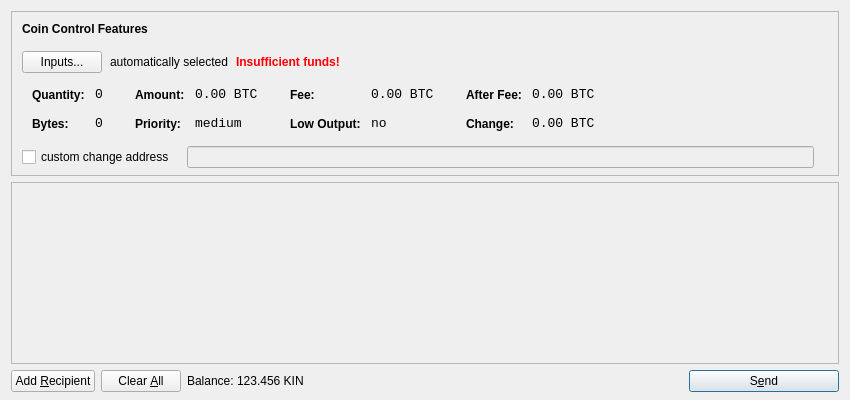
<?xml version="1.0" encoding="UTF-8"?>
<ui version="4.0">
 <class>SendCoinsDialog</class>
 <widget class="QDialog" name="SendCoinsDialog">
  <property name="geometry">
   <rect>
    <x>0</x>
    <y>0</y>
    <width>850</width>
    <height>400</height>
   </rect>
  </property>
  <property name="windowTitle">
   <string>Send Coins</string>
  </property>
  <layout class="QVBoxLayout" name="verticalLayout" stretch="0,1,0">
   <property name="bottomMargin">
    <number>8</number>
   </property>
   <item>
    <widget class="QFrame" name="frameCoinControl">
     <property name="sizePolicy">
      <sizepolicy hsizetype="Expanding" vsizetype="Expanding">
       <horstretch>0</horstretch>
       <verstretch>0</verstretch>
      </sizepolicy>
     </property>
     <property name="maximumSize">
      <size>
       <width>16777215</width>
       <height>16777215</height>
      </size>
     </property>
     <property name="frameShape">
      <enum>QFrame::StyledPanel</enum>
     </property>
     <property name="frameShadow">
      <enum>QFrame::Sunken</enum>
     </property>
     <layout class="QVBoxLayout" name="verticalLayoutCoinControl2">
      <property name="spacing">
       <number>-1</number>
      </property>
      <property name="leftMargin">
       <number>0</number>
      </property>
      <property name="topMargin">
       <number>0</number>
      </property>
      <property name="rightMargin">
       <number>0</number>
      </property>
      <property name="bottomMargin">
       <number>6</number>
      </property>
      <item>
       <layout class="QVBoxLayout" name="verticalLayoutCoinControl" stretch="0,0,0,0,1">
        <property name="spacing">
         <number>0</number>
        </property>
        <property name="leftMargin">
         <number>10</number>
        </property>
        <property name="topMargin">
         <number>10</number>
        </property>
        <item>
         <layout class="QHBoxLayout" name="horizontalLayoutCoinControl1">
          <property name="bottomMargin">
           <number>15</number>
          </property>
          <item>
           <widget class="QLabel" name="labelCoinControlFeatures">
            <property name="sizePolicy">
             <sizepolicy hsizetype="Preferred" vsizetype="Maximum">
              <horstretch>0</horstretch>
              <verstretch>0</verstretch>
             </sizepolicy>
            </property>
            <property name="font">
             <font>
              <weight>75</weight>
              <bold>true</bold>
             </font>
            </property>
            <property name="styleSheet">
             <string notr="true">font-weight:bold;</string>
            </property>
            <property name="text">
             <string>Coin Control Features</string>
            </property>
           </widget>
          </item>
         </layout>
        </item>
        <item>
         <layout class="QHBoxLayout" name="horizontalLayoutCoinControl2" stretch="0,0,0,0">
          <property name="spacing">
           <number>8</number>
          </property>
          <property name="bottomMargin">
           <number>10</number>
          </property>
          <item>
           <widget class="QPushButton" name="pushButtonCoinControl">
            <property name="styleSheet">
             <string notr="true"/>
            </property>
            <property name="text">
             <string>Inputs...</string>
            </property>
           </widget>
          </item>
          <item>
           <widget class="QLabel" name="labelCoinControlAutomaticallySelected">
            <property name="text">
             <string>automatically selected</string>
            </property>
            <property name="margin">
             <number>5</number>
            </property>
           </widget>
          </item>
          <item>
           <widget class="QLabel" name="labelCoinControlInsuffFunds">
            <property name="font">
             <font>
              <weight>75</weight>
              <bold>true</bold>
             </font>
            </property>
            <property name="styleSheet">
             <string notr="true">color:red;font-weight:bold;</string>
            </property>
            <property name="text">
             <string>Insufficient funds!</string>
            </property>
            <property name="margin">
             <number>5</number>
            </property>
           </widget>
          </item>
          <item>
           <spacer name="horizontalSpacerCoinControl">
            <property name="orientation">
             <enum>Qt::Horizontal</enum>
            </property>
            <property name="sizeHint" stdset="0">
             <size>
              <width>40</width>
              <height>1</height>
             </size>
            </property>
           </spacer>
          </item>
         </layout>
        </item>
        <item>
         <widget class="QWidget" name="widgetCoinControl" native="true">
          <property name="sizePolicy">
           <sizepolicy hsizetype="Preferred" vsizetype="Preferred">
            <horstretch>0</horstretch>
            <verstretch>0</verstretch>
           </sizepolicy>
          </property>
          <property name="minimumSize">
           <size>
            <width>0</width>
            <height>0</height>
           </size>
          </property>
          <property name="styleSheet">
           <string notr="true"/>
          </property>
          <layout class="QHBoxLayout" name="horizontalLayoutCoinControl5">
           <property name="margin">
            <number>0</number>
           </property>
           <item>
            <layout class="QHBoxLayout" name="horizontalLayoutCoinControl3" stretch="0,0,0,1">
             <property name="spacing">
              <number>20</number>
             </property>
             <property name="topMargin">
              <number>0</number>
             </property>
             <property name="bottomMargin">
              <number>10</number>
             </property>
             <item>
              <layout class="QFormLayout" name="formLayoutCoinControl1">
               <property name="horizontalSpacing">
                <number>10</number>
               </property>
               <property name="verticalSpacing">
                <number>14</number>
               </property>
               <property name="leftMargin">
                <number>10</number>
               </property>
               <property name="topMargin">
                <number>4</number>
               </property>
               <property name="rightMargin">
                <number>6</number>
               </property>
               <item row="0" column="0">
                <widget class="QLabel" name="labelCoinControlQuantityText">
                 <property name="styleSheet">
                  <string notr="true">font-weight:bold;</string>
                 </property>
                 <property name="text">
                  <string>Quantity:</string>
                 </property>
                 <property name="margin">
                  <number>0</number>
                 </property>
                </widget>
               </item>
               <item row="0" column="1">
                <widget class="QLabel" name="labelCoinControlQuantity">
                 <property name="font">
                  <font>
                   <family>Monospace</family>
                   <pointsize>10</pointsize>
                  </font>
                 </property>
                 <property name="cursor">
                  <cursorShape>IBeamCursor</cursorShape>
                 </property>
                 <property name="contextMenuPolicy">
                  <enum>Qt::ActionsContextMenu</enum>
                 </property>
                 <property name="text">
                  <string notr="true">0</string>
                 </property>
                 <property name="margin">
                  <number>0</number>
                 </property>
                 <property name="textInteractionFlags">
                  <set>Qt::LinksAccessibleByMouse|Qt::TextSelectableByKeyboard|Qt::TextSelectableByMouse</set>
                 </property>
                </widget>
               </item>
               <item row="1" column="0">
                <widget class="QLabel" name="labelCoinControlBytesText">
                 <property name="styleSheet">
                  <string notr="true">font-weight:bold;</string>
                 </property>
                 <property name="text">
                  <string>Bytes:</string>
                 </property>
                </widget>
               </item>
               <item row="1" column="1">
                <widget class="QLabel" name="labelCoinControlBytes">
                 <property name="font">
                  <font>
                   <family>Monospace</family>
                   <pointsize>10</pointsize>
                  </font>
                 </property>
                 <property name="cursor">
                  <cursorShape>IBeamCursor</cursorShape>
                 </property>
                 <property name="contextMenuPolicy">
                  <enum>Qt::ActionsContextMenu</enum>
                 </property>
                 <property name="text">
                  <string notr="true">0</string>
                 </property>
                 <property name="textInteractionFlags">
                  <set>Qt::LinksAccessibleByMouse|Qt::TextSelectableByKeyboard|Qt::TextSelectableByMouse</set>
                 </property>
                </widget>
               </item>
              </layout>
             </item>
             <item>
              <layout class="QFormLayout" name="formLayoutCoinControl2">
               <property name="horizontalSpacing">
                <number>10</number>
               </property>
               <property name="verticalSpacing">
                <number>14</number>
               </property>
               <property name="leftMargin">
                <number>6</number>
               </property>
               <property name="topMargin">
                <number>4</number>
               </property>
               <property name="rightMargin">
                <number>6</number>
               </property>
               <item row="0" column="0">
                <widget class="QLabel" name="labelCoinControlAmountText">
                 <property name="styleSheet">
                  <string notr="true">font-weight:bold;</string>
                 </property>
                 <property name="text">
                  <string>Amount:</string>
                 </property>
                 <property name="margin">
                  <number>0</number>
                 </property>
                </widget>
               </item>
               <item row="0" column="1">
                <widget class="QLabel" name="labelCoinControlAmount">
                 <property name="font">
                  <font>
                   <family>Monospace</family>
                   <pointsize>10</pointsize>
                  </font>
                 </property>
                 <property name="cursor">
                  <cursorShape>IBeamCursor</cursorShape>
                 </property>
                 <property name="contextMenuPolicy">
                  <enum>Qt::ActionsContextMenu</enum>
                 </property>
                 <property name="text">
                  <string notr="true">0.00 BTC</string>
                 </property>
                 <property name="textInteractionFlags">
                  <set>Qt::LinksAccessibleByMouse|Qt::TextSelectableByKeyboard|Qt::TextSelectableByMouse</set>
                 </property>
                </widget>
               </item>
               <item row="1" column="0">
                <widget class="QLabel" name="labelCoinControlPriorityText">
                 <property name="styleSheet">
                  <string notr="true">font-weight:bold;</string>
                 </property>
                 <property name="text">
                  <string>Priority:</string>
                 </property>
                </widget>
               </item>
               <item row="1" column="1">
                <widget class="QLabel" name="labelCoinControlPriority">
                 <property name="font">
                  <font>
                   <family>Monospace</family>
                   <pointsize>10</pointsize>
                  </font>
                 </property>
                 <property name="cursor">
                  <cursorShape>IBeamCursor</cursorShape>
                 </property>
                 <property name="contextMenuPolicy">
                  <enum>Qt::ActionsContextMenu</enum>
                 </property>
                 <property name="text">
                  <string>medium</string>
                 </property>
                 <property name="textInteractionFlags">
                  <set>Qt::LinksAccessibleByMouse|Qt::TextSelectableByKeyboard|Qt::TextSelectableByMouse</set>
                 </property>
                </widget>
               </item>
              </layout>
             </item>
             <item>
              <layout class="QFormLayout" name="formLayoutCoinControl3">
               <property name="horizontalSpacing">
                <number>10</number>
               </property>
               <property name="verticalSpacing">
                <number>14</number>
               </property>
               <property name="leftMargin">
                <number>6</number>
               </property>
               <property name="topMargin">
                <number>4</number>
               </property>
               <property name="rightMargin">
                <number>6</number>
               </property>
               <item row="0" column="0">
                <widget class="QLabel" name="labelCoinControlFeeText">
                 <property name="styleSheet">
                  <string notr="true">font-weight:bold;</string>
                 </property>
                 <property name="text">
                  <string>Fee:</string>
                 </property>
                 <property name="margin">
                  <number>0</number>
                 </property>
                </widget>
               </item>
               <item row="0" column="1">
                <widget class="QLabel" name="labelCoinControlFee">
                 <property name="font">
                  <font>
                   <family>Monospace</family>
                   <pointsize>10</pointsize>
                  </font>
                 </property>
                 <property name="cursor">
                  <cursorShape>IBeamCursor</cursorShape>
                 </property>
                 <property name="contextMenuPolicy">
                  <enum>Qt::ActionsContextMenu</enum>
                 </property>
                 <property name="text">
                  <string notr="true">0.00 BTC</string>
                 </property>
                 <property name="textInteractionFlags">
                  <set>Qt::LinksAccessibleByMouse|Qt::TextSelectableByKeyboard|Qt::TextSelectableByMouse</set>
                 </property>
                </widget>
               </item>
               <item row="1" column="0">
                <widget class="QLabel" name="labelCoinControlLowOutputText">
                 <property name="styleSheet">
                  <string notr="true">font-weight:bold;</string>
                 </property>
                 <property name="text">
                  <string>Low Output:</string>
                 </property>
                </widget>
               </item>
               <item row="1" column="1">
                <widget class="QLabel" name="labelCoinControlLowOutput">
                 <property name="font">
                  <font>
                   <family>Monospace</family>
                   <pointsize>10</pointsize>
                  </font>
                 </property>
                 <property name="cursor">
                  <cursorShape>IBeamCursor</cursorShape>
                 </property>
                 <property name="contextMenuPolicy">
                  <enum>Qt::ActionsContextMenu</enum>
                 </property>
                 <property name="text">
                  <string>no</string>
                 </property>
                 <property name="textInteractionFlags">
                  <set>Qt::LinksAccessibleByMouse|Qt::TextSelectableByKeyboard|Qt::TextSelectableByMouse</set>
                 </property>
                </widget>
               </item>
              </layout>
             </item>
             <item>
              <layout class="QFormLayout" name="formLayoutCoinControl4">
               <property name="horizontalSpacing">
                <number>10</number>
               </property>
               <property name="verticalSpacing">
                <number>14</number>
               </property>
               <property name="leftMargin">
                <number>6</number>
               </property>
               <property name="topMargin">
                <number>4</number>
               </property>
               <property name="rightMargin">
                <number>6</number>
               </property>
               <item row="0" column="0">
                <widget class="QLabel" name="labelCoinControlAfterFeeText">
                 <property name="styleSheet">
                  <string notr="true">font-weight:bold;</string>
                 </property>
                 <property name="text">
                  <string>After Fee:</string>
                 </property>
                 <property name="margin">
                  <number>0</number>
                 </property>
                </widget>
               </item>
               <item row="0" column="1">
                <widget class="QLabel" name="labelCoinControlAfterFee">
                 <property name="font">
                  <font>
                   <family>Monospace</family>
                   <pointsize>10</pointsize>
                  </font>
                 </property>
                 <property name="cursor">
                  <cursorShape>IBeamCursor</cursorShape>
                 </property>
                 <property name="contextMenuPolicy">
                  <enum>Qt::ActionsContextMenu</enum>
                 </property>
                 <property name="text">
                  <string notr="true">0.00 BTC</string>
                 </property>
                 <property name="textInteractionFlags">
                  <set>Qt::LinksAccessibleByMouse|Qt::TextSelectableByKeyboard|Qt::TextSelectableByMouse</set>
                 </property>
                </widget>
               </item>
               <item row="1" column="0">
                <widget class="QLabel" name="labelCoinControlChangeText">
                 <property name="styleSheet">
                  <string notr="true">font-weight:bold;</string>
                 </property>
                 <property name="text">
                  <string>Change:</string>
                 </property>
                </widget>
               </item>
               <item row="1" column="1">
                <widget class="QLabel" name="labelCoinControlChange">
                 <property name="font">
                  <font>
                   <family>Monospace</family>
                   <pointsize>10</pointsize>
                  </font>
                 </property>
                 <property name="cursor">
                  <cursorShape>IBeamCursor</cursorShape>
                 </property>
                 <property name="contextMenuPolicy">
                  <enum>Qt::ActionsContextMenu</enum>
                 </property>
                 <property name="text">
                  <string notr="true">0.00 BTC</string>
                 </property>
                 <property name="textInteractionFlags">
                  <set>Qt::LinksAccessibleByMouse|Qt::TextSelectableByKeyboard|Qt::TextSelectableByMouse</set>
                 </property>
                </widget>
               </item>
              </layout>
             </item>
            </layout>
           </item>
          </layout>
         </widget>
        </item>
        <item>
         <layout class="QHBoxLayout" name="horizontalLayoutCoinControl4" stretch="0,0,0">
          <property name="spacing">
           <number>12</number>
          </property>
          <property name="sizeConstraint">
           <enum>QLayout::SetDefaultConstraint</enum>
          </property>
          <property name="topMargin">
           <number>5</number>
          </property>
          <property name="rightMargin">
           <number>5</number>
          </property>
          <item>
           <widget class="QCheckBox" name="checkBoxCoinControlChange">
            <property name="text">
             <string>custom change address</string>
            </property>
           </widget>
          </item>
          <item>
           <widget class="QLineEdit" name="lineEditCoinControlChange">
            <property name="enabled">
             <bool>false</bool>
            </property>
            <property name="sizePolicy">
             <sizepolicy hsizetype="Expanding" vsizetype="Fixed">
              <horstretch>0</horstretch>
              <verstretch>0</verstretch>
             </sizepolicy>
            </property>
           </widget>
          </item>
          <item>
           <widget class="QLabel" name="labelCoinControlChangeLabel">
            <property name="sizePolicy">
             <sizepolicy hsizetype="Preferred" vsizetype="Expanding">
              <horstretch>0</horstretch>
              <verstretch>0</verstretch>
             </sizepolicy>
            </property>
            <property name="minimumSize">
             <size>
              <width>0</width>
              <height>0</height>
             </size>
            </property>
            <property name="text">
             <string/>
            </property>
            <property name="margin">
             <number>3</number>
            </property>
           </widget>
          </item>
         </layout>
        </item>
        <item>
         <spacer name="verticalSpacerCoinControl">
          <property name="orientation">
           <enum>Qt::Vertical</enum>
          </property>
          <property name="sizeHint" stdset="0">
           <size>
            <width>800</width>
            <height>1</height>
           </size>
          </property>
         </spacer>
        </item>
       </layout>
      </item>
     </layout>
    </widget>
   </item>
   <item>
    <widget class="QScrollArea" name="scrollArea">
     <property name="widgetResizable">
      <bool>true</bool>
     </property>
     <widget class="QWidget" name="scrollAreaWidgetContents">
      <property name="geometry">
       <rect>
        <x>0</x>
        <y>0</y>
        <width>830</width>
        <height>165</height>
       </rect>
      </property>
      <layout class="QVBoxLayout" name="verticalLayout_2">
       <property name="margin">
        <number>0</number>
       </property>
       <item>
        <layout class="QVBoxLayout" name="entries">
         <property name="spacing">
          <number>6</number>
         </property>
        </layout>
       </item>
       <item>
        <spacer name="verticalSpacer">
         <property name="orientation">
          <enum>Qt::Vertical</enum>
         </property>
         <property name="sizeHint" stdset="0">
          <size>
           <width>20</width>
           <height>40</height>
          </size>
         </property>
        </spacer>
       </item>
      </layout>
     </widget>
    </widget>
   </item>
   <item>
    <layout class="QHBoxLayout" name="horizontalLayout">
     <item>
      <widget class="QPushButton" name="addButton">
       <property name="toolTip">
        <string>Send to multiple recipients at once</string>
       </property>
       <property name="text">
        <string>Add &amp;Recipient</string>
       </property>
       <property name="icon">
        <iconset resource="../bitcoin.qrc">
         <normaloff>:/icons/add</normaloff>:/icons/add</iconset>
       </property>
       <property name="autoDefault">
        <bool>false</bool>
       </property>
      </widget>
     </item>
     <item>
      <widget class="QPushButton" name="clearButton">
       <property name="sizePolicy">
        <sizepolicy hsizetype="Minimum" vsizetype="Fixed">
         <horstretch>0</horstretch>
         <verstretch>0</verstretch>
        </sizepolicy>
       </property>
       <property name="toolTip">
        <string>Remove all transaction fields</string>
       </property>
       <property name="text">
        <string>Clear &amp;All</string>
       </property>
       <property name="icon">
        <iconset resource="../bitcoin.qrc">
         <normaloff>:/icons/remove</normaloff>:/icons/remove</iconset>
       </property>
       <property name="autoRepeatDelay">
        <number>300</number>
       </property>
       <property name="autoDefault">
        <bool>false</bool>
       </property>
      </widget>
     </item>
     <item>
      <layout class="QHBoxLayout" name="horizontalLayout_2">
       <property name="spacing">
        <number>3</number>
       </property>
       <item>
        <widget class="QLabel" name="label">
         <property name="text">
          <string>Balance:</string>
         </property>
        </widget>
       </item>
       <item>
        <widget class="QLabel" name="labelBalance">
         <property name="cursor">
          <cursorShape>IBeamCursor</cursorShape>
         </property>
         <property name="text">
          <string>123.456 KIN</string>
         </property>
         <property name="textInteractionFlags">
          <set>Qt::LinksAccessibleByMouse|Qt::TextSelectableByKeyboard|Qt::TextSelectableByMouse</set>
         </property>
        </widget>
       </item>
      </layout>
     </item>
     <item>
      <spacer name="horizontalSpacer">
       <property name="orientation">
        <enum>Qt::Horizontal</enum>
       </property>
       <property name="sizeHint" stdset="0">
        <size>
         <width>40</width>
         <height>20</height>
        </size>
       </property>
      </spacer>
     </item>
     <item>
      <widget class="QPushButton" name="sendButton">
       <property name="minimumSize">
        <size>
         <width>150</width>
         <height>0</height>
        </size>
       </property>
       <property name="toolTip">
        <string>Confirm the send action</string>
       </property>
       <property name="text">
        <string>S&amp;end</string>
       </property>
       <property name="icon">
        <iconset resource="../bitcoin.qrc">
         <normaloff>:/icons/send</normaloff>:/icons/send</iconset>
       </property>
       <property name="default">
        <bool>true</bool>
       </property>
      </widget>
     </item>
    </layout>
   </item>
  </layout>
 </widget>
 <resources>
  <include location="../bitcoin.qrc"/>
 </resources>
 <connections/>
</ui>
